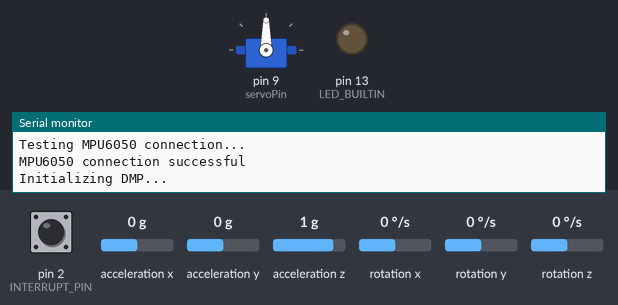
This sketch was run on a simulated Arduino Uno, built with avr-gcc and run on an emulated ATmega328P. Parts: servo, output pins drawn as LEDs (lit = HIGH), the last lines printed to the serial monitor. Dashed ring = blinking. Inputs (shaded band) come from the test bench; at power-on: acceleration z 1 g, acceleration y 0 g, pin 2 (INTERRUPT_PIN) LOW, acceleration x 0 g, rotation x 0 °/s, rotation y 0 °/s, rotation z 0 °/s. The sensor or clock chip raises its interrupt line as the real part does.

Above: at 0.1 s.
At 2.71 s:
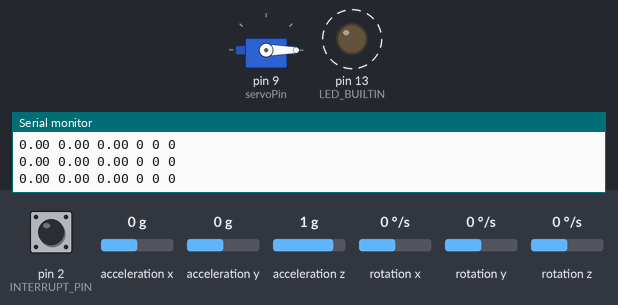
2.8 s: acceleration z set to 1.4 g
5.8 s: acceleration y set to 0.8 g
At 6.62 s:
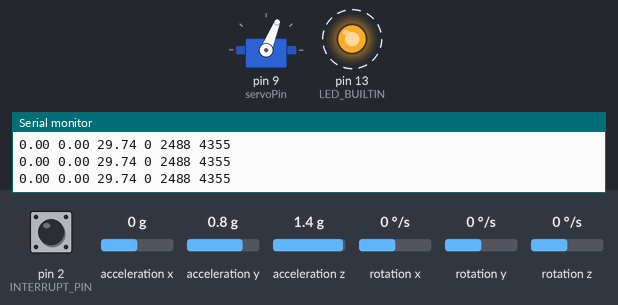
Timing chart, 0 to 14.8 s (numbered marks = the images above; inputs shaded):
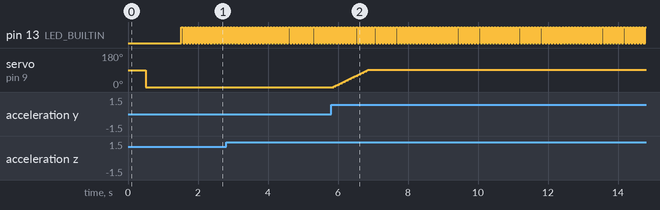

Measured:
- by itself, pin 13 (LED_BUILTIN): alternates HIGH for 0.04 s and LOW for 0.04 s

The sketch:

MPU.ino
```cpp
#include <Servo.h>
#include "I2Cdev.h"
// #include "MPU6050_6Axis_MotionApps20.h"
#include "MPU6050_6Axis_MotionApps612.h" // Uncomment this library to work with DMP 6.12 and comment on the above library.

Servo myServo;  // Create a Servo object

int servoPin = 9;  // Pin connected to the servo signal

MPU6050 mpu;
#define OUTPUT_READABLE_YAWPITCHROLL
#define OUTPUT_READABLE_REALACCEL
// #define OUTPUT_READABLE_WORLDACCEL
// #define OUTPUT_TEAPOT

#define GATHER_DATA

int const INTERRUPT_PIN = 2; // Define the interruption #0 pin
bool blinkState;

/*---MPU6050 Control/Status Variables---*/
bool DMPReady = false;  // Set true if DMP init was successful
uint8_t MPUIntStatus;   // Holds actual interrupt status byte from MPU
uint8_t devStatus;      // Return status after each device operation (0 = success, !0 = error)
uint16_t packetSize;    // Expected DMP packet size (default is 42 bytes)
uint8_t FIFOBuffer[64]; // FIFO storage buffer

/*---Orientation/Motion Variables---*/
Quaternion q;        // [w, x, y, z]         Quaternion container
VectorInt16 aa;      // [x, y, z]            Accel sensor measurements
VectorInt16 aaReal;  // [x, y, z]            Gravity-free accel sensor measurements
VectorInt16 aaWorld; // [x, y, z]            World-frame accel sensor measurements
VectorFloat gravity; // [x, y, z]            Gravity vector
float ypr[3];        // [yaw, pitch, roll]   Yaw/Pitch/Roll container and gravity vector

/*-Packet structure for InvenSense teapot demo-*/
#ifdef OUTPUT_TEAPOT
uint8_t teapotPacket[14] = {'$', 0x02, 0, 0, 0, 0, 0, 0, 0, 0, 0x00, 0x00, '\r', '\n'};
#endif

/*------Interrupt detection routine------*/
volatile bool MPUInterrupt = false; // Indicates whether MPU6050 interrupt pin has gone high
void DMPDataReady()
{
  MPUInterrupt = true;
}

void setup()
{
  myServo.attach(servoPin);  // Attach the servo to pin 9

#if I2CDEV_IMPLEMENTATION == I2CDEV_ARDUINO_WIRE
  Wire.begin();
  Wire.setClock(400000); // 400kHz I2C clock. Comment on this line if having compilation difficulties
#elif I2CDEV_IMPLEMENTATION == I2CDEV_BUILTIN_FASTWIRE
  Fastwire::setup(400, true);
#endif

  Serial.begin(115200); // 115200 is required for Teapot Demo output

  while (!Serial)
    ;

  /*Initialize device*/
  Serial.println(F("Initializing I2C devices..."));

  mpu.initialize();
  pinMode(INTERRUPT_PIN, INPUT);

  /*Verify connection*/
  Serial.println(F("Testing MPU6050 connection..."));

  if (mpu.testConnection() == false)
  {
    Serial.println("MPU6050 connection failed");
    while (true)
      ;
  }
  else
  {
    Serial.println("MPU6050 connection successful");
  }

#ifndef GATHER_DATA
  /*Wait for Serial input*/
  Serial.println(F("\nSend any character to begin: "));
  while (Serial.available() && Serial.read())
    ; // Empty buffer
  while (!Serial.available())
    ; // Wait for data
  while (Serial.available() && Serial.read())
    ; // Empty buffer again
#endif

  /* Initializate and configure the DMP*/
  Serial.println(F("Initializing DMP..."));

  devStatus = mpu.dmpInitialize();

  /* Supply your gyro offsets here, scaled for min sensitivity */
  mpu.setXGyroOffset(0);
  mpu.setYGyroOffset(0);
  mpu.setZGyroOffset(0);
  mpu.setXAccelOffset(0);
  mpu.setYAccelOffset(0);
  mpu.setZAccelOffset(0);

  /* Making sure it worked (returns 0 if so) */
  if (devStatus == 0)
  {
    // mpu.CalibrateAccel(10); // Calibration Time: generate offsets and calibrate our MPU6050
    // mpu.CalibrateGyro(10);

    myServo.write(0);    // Move to 0 degrees

    _delay_ms(1000);

    mpu.setXAccelOffset(-559);
    mpu.setYAccelOffset(-3012);
    mpu.setZAccelOffset(1187);
    mpu.setXGyroOffset(57);
    mpu.setYGyroOffset(-90);
    mpu.setZGyroOffset(-42);


    Serial.println("These are the Active offsets: ");

    mpu.PrintActiveOffsets();

    Serial.println(F("Enabling DMP...")); // Turning ON DMP

    mpu.setDMPEnabled(true);

    /*Enable Arduino interrupt detection*/
    Serial.print(F("Enabling interrupt detection (Arduino external interrupt "));
    Serial.print(digitalPinToInterrupt(INTERRUPT_PIN));
    Serial.println(F(")..."));

    attachInterrupt(digitalPinToInterrupt(INTERRUPT_PIN), DMPDataReady, RISING);
    MPUIntStatus = mpu.getIntStatus();

    /* Set the DMP Ready flag so the main loop() function knows it is okay to use it */
    Serial.println(F("DMP ready! Waiting for first interrupt..."));

    DMPReady = true;
    packetSize = mpu.dmpGetFIFOPacketSize(); // Get expected DMP packet size for later comparison
  }
  else
  {
    Serial.print(F("DMP Initialization failed (code ")); // Print the error code
    Serial.print(devStatus);
    Serial.println(F(")"));

    // 1 = initial memory load failed
    // 2 = DMP configuration updates failed
  }
  pinMode(LED_BUILTIN, OUTPUT);

#ifdef GATHER_DATA
  Serial.println("Start");
#endif

  mpu.setIntFIFOBufferOverflowEnabled(true);


  Serial.println("yaw,pitch,roll,ax,ay,az");
}

bool rotate = 0;
int stepSize = 4;
int currentPos = 0;

int count = 0;

void loop()
{
  if (!DMPReady)
    return; // Stop the program if DMP programming fails.


  if(count == 100)
  {
    myServo.write(0);
    rotate = 1;
    Serial.read();
    Serial.flush();
  }

  if(count <= 100)
    count++;


  if(rotate)
  {
    if(currentPos < 90)
    {
      currentPos += stepSize;  // Increment position
      myServo.write(currentPos);  // Update servo position
    }
  }


  /* Read a packet from FIFO */
  if (mpu.dmpGetCurrentFIFOPacket(FIFOBuffer))
  { // Get the Latest packet
#ifdef OUTPUT_READABLE_YAWPITCHROLL
    /* Display Euler angles in degrees */
    mpu.dmpGetQuaternion(&q, FIFOBuffer);
    mpu.dmpGetGravity(&gravity, &q);
    mpu.dmpGetYawPitchRoll(ypr, &q, &gravity);

    Serial.print(ypr[0] * 180 / M_PI);
    Serial.print(" ");
    Serial.print(ypr[1] * 180 / M_PI);
    Serial.print(" ");
    Serial.print(ypr[2] * 180 / M_PI);
    Serial.print(" ");
#endif

#ifdef OUTPUT_READABLE_REALACCEL
    /* Display real acceleration, adjusted to remove gravity */
    mpu.dmpGetQuaternion(&q, FIFOBuffer);
    mpu.dmpGetAccel(&aa, FIFOBuffer);
    mpu.dmpGetGravity(&gravity, &q);
    mpu.dmpGetLinearAccel(&aaReal, &aa, &gravity);

    Serial.print(aaReal.x);
    Serial.print(" ");
    Serial.print(aaReal.y);
    Serial.print(" ");
    Serial.print(aaReal.z);
    Serial.println();
#endif

#ifdef OUTPUT_TEAPOT
    /* Display quaternion values in InvenSense Teapot demo format */
    teapotPacket[2] = FIFOBuffer[0];
    teapotPacket[3] = FIFOBuffer[1];
    teapotPacket[4] = FIFOBuffer[4];
    teapotPacket[5] = FIFOBuffer[5];
    teapotPacket[6] = FIFOBuffer[8];
    teapotPacket[7] = FIFOBuffer[9];
    teapotPacket[8] = FIFOBuffer[12];
    teapotPacket[9] = FIFOBuffer[13];
    Serial.write(teapotPacket, 14);
    teapotPacket[11]++; // PacketCount, loops at 0xFF on purpose
#endif

    /* Blink LED to indicate activity */
    blinkState = !blinkState;
    digitalWrite(LED_BUILTIN, blinkState);
  }

  _delay_ms(30);
}
```
